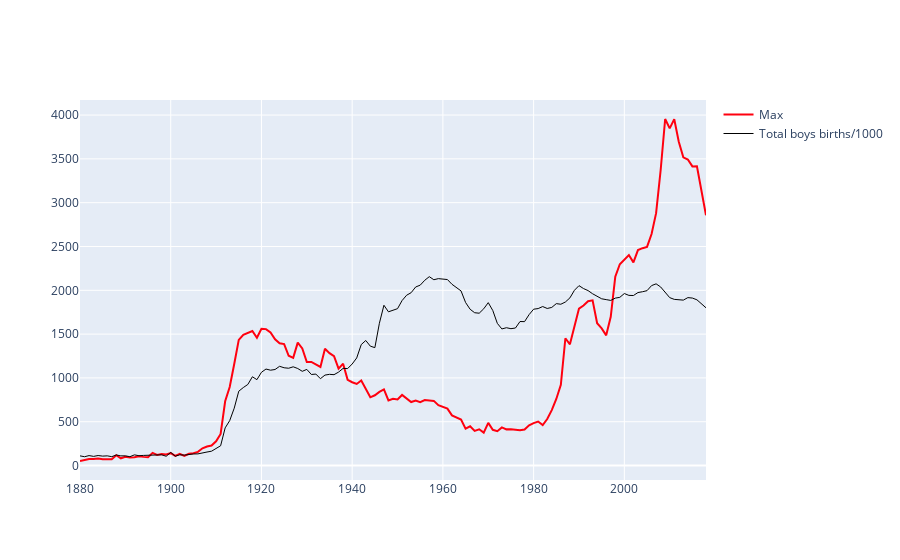

The notebook cell saved with this chart:
### Markdown cell above
The increases in the number of boys named Paul aligns pretty well with the two demographic booms
described in the previous question. Although there is one exception which is a peak in 1963 and 1964
that might be correlated with formation of The Beatles music band and the fact that one of the
members' name is Paul McCartney.
After that, the name started to loose on popularity and had a major decline in early 1970s,
then stabilized for a couple of years and started falling down back again after 1980.
The number of Pauls born in 2018 was almost the same as in 1909 despite the fact that
overall number of births was 7 times as high.

### Code cell
# maximilian = df.loc[(df.name == "Maximilian") & (df.sex == "M")].sort_values(by="year").reset_index(drop=True)
max = df.loc[(df.name == "Max") & (df.sex == "M")].sort_values(
    by="year").reset_index(drop=True)
fig = go.Figure()
# fig = px.line(maximilian, x="year", y="count", color="name", labels=("Maximilian"), title="Boys named Maximilian")
fig.add_trace(go.Scatter(x=max['year'], y=max["count"], line=dict(color="#ff000f", width=2),
                         name="Max"))
fig.add_trace(go.Scatter(x=total_by_year.year,
              y=boys_by_year["count"]/1000, line=dict(color="black", width=1), name="Total boys births/1000"))
fig.show()

### Figure 1 — Plotly figure (JSON) as saved in the notebook; plotly's stock layout.template omitted (floating-point values rounded to 4 significant figures; data arrays with more than 128 entries replaced by an {"elided": "..."} marker saying what was removed)
{"data": [{"line": {"color": "#ff000f", "width": 2}, "name": "Max", "type": "scatter", "x": {"elided": "139 int values"}, "y": {"elided": "139 int values"}}, {"line": {"color": "black", "width": 1}, "name": "Total boys births/1000", "type": "scatter", "x": {"elided": "139 int values"}, "y": {"elided": "139 float values"}}], "layout": {}}
